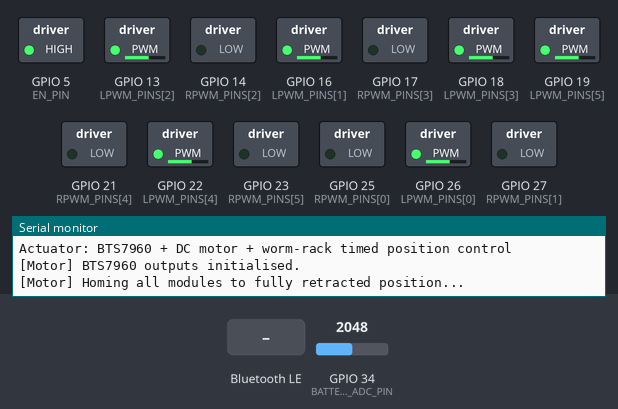
Bench run of a sketch on a simulated ESP32. Shown: switched loads named in the sketch (green lamp = pin HIGH), the last lines printed to the serial monitor. The inputs (shaded band) are chosen by the test bench; at power-on: GPIO 34 (BATTERY_ADC_PIN) = 2048. Nothing arrives over Bluetooth unless stated; a phone connects over Bluetooth LE 3 s after start.

Above: at 0.3 s.
At 3.3 s:
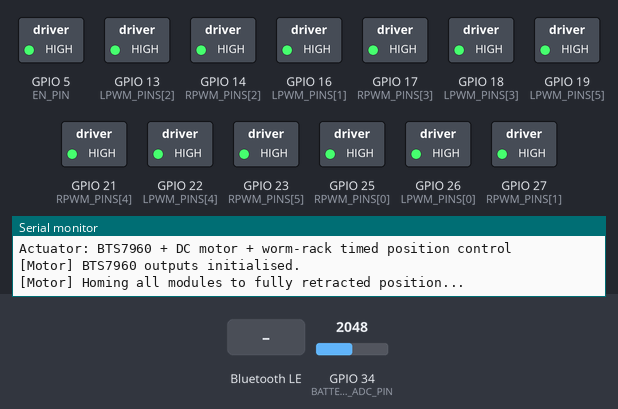
At 4.6 s:
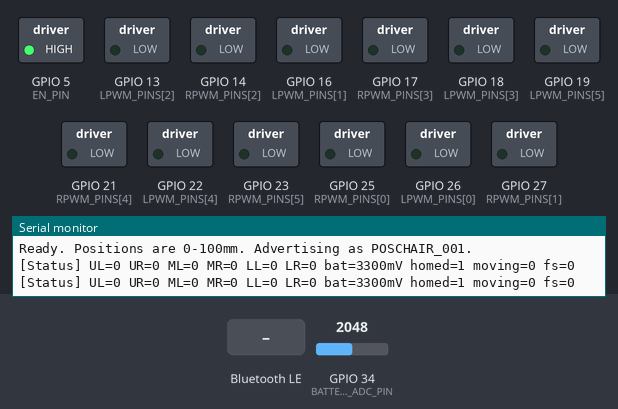
4.7 s: Bluetooth LE write "1" received
Timing chart, 0 to 7.7 s (numbered marks = the images above; inputs shaded):
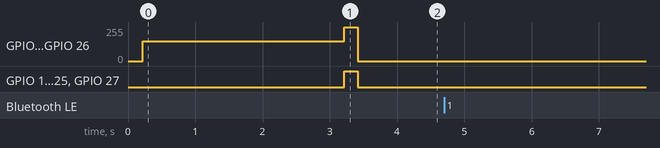

The sketch:

poschair_firmware.ino
```cpp
// PosChair Firmware v3 - ESP32 DevKit V1
// 6 custom worm-rack actuators in 2x3 paraspinal grid.
// Drivers: 6x BTS7960 H-bridges, one DC geared motor per module.
//
// Board: ESP32 Dev Module
// CPU Frequency: 240MHz
// Library: NimBLE-Arduino

#include "config.h"
#include "protocol.h"
#include "motor_controller.h"
#include "ble_manager.h"

MotorController motors;
unsigned long lastStatusMs = 0;
bool failsafeActive = false;

uint16_t readBatteryMv() {
  int raw = analogRead(BATTERY_ADC_PIN);
  return (uint16_t)((raw / (float)BATTERY_ADC_MAX) * BATTERY_REF_MV * BATTERY_DIVIDER);
}

void setup() {
  Serial.begin(115200);
  delay(200);
  Serial.println("\n=== PosChair v3 Firmware Starting ===");
  Serial.println("Layout: UL=M0 UR=M1 ML=M2 MR=M3 LL=M4 LR=M5");
  Serial.println("Actuator: BTS7960 + DC motor + worm-rack timed position control");

  motors.begin();
  motors.homeAll();
  bleManager.begin(&motors);

  Serial.println("Ready. Positions are 0-100mm. Advertising as " BLE_DEVICE_NAME ".");
}

void loop() {
  motors.update();

  const bool timedOut = (millis() - bleManager.lastValidPacketMs() > FAILSAFE_TIMEOUT_MS);
  if (timedOut && !failsafeActive) {
    Serial.println("WARNING: BLE timeout - retracting all modules to 0mm");
    failsafeActive = true;
    for (int i = 0; i < NUM_MODULES; i++) motors.setTarget(i, 0);
  }
  if (!timedOut) failsafeActive = false;

  if (millis() - lastStatusMs > STATUS_INTERVAL_MS) {
    lastStatusMs = millis();
    const uint16_t batteryMv = readBatteryMv();
    bleManager.sendStatus(failsafeActive, batteryMv);

    Serial.printf("[Status] UL=%d UR=%d ML=%d MR=%d LL=%d LR=%d bat=%dmV homed=%d moving=%d fs=%d\n",
      motors.getCurrentPosition(0), motors.getCurrentPosition(1),
      motors.getCurrentPosition(2), motors.getCurrentPosition(3),
      motors.getCurrentPosition(4), motors.getCurrentPosition(5),
      batteryMv, motors.isHomingComplete(), motors.isAnyMoving(), failsafeActive);
  }
}
```

ble_manager.cpp
```cpp
#include "ble_manager.h"

BLEManager bleManager;

class ServerCallbacks : public NimBLEServerCallbacks {
  void onConnect(NimBLEServer* server, NimBLEConnInfo& connInfo) override {
    Serial.println("[BLE] Client connected");
  }

  void onDisconnect(NimBLEServer* server, NimBLEConnInfo& connInfo, int reason) override {
    Serial.println("[BLE] Client disconnected - restarting advertising");
    NimBLEDevice::getAdvertising()->start();
  }
};

static unsigned long* gLastPacketMs = nullptr;
static void markPacketReceived() {
  if (gLastPacketMs) *gLastPacketMs = millis();
}

class CommandCallbacks : public NimBLECharacteristicCallbacks {
  void onWrite(NimBLECharacteristic* characteristic, NimBLEConnInfo& connInfo) override {
    std::string value = characteristic->getValue();
    CommandPacket packet;

    if (!parseCommand((const uint8_t*)value.data(), value.length(), packet)) {
      Serial.println("[BLE] Bad command packet - dropped");
      return;
    }

    for (int i = 0; i < NUM_MODULES; i++) {
      bleManager._controller->setTarget(i, packet.positions[i]);
    }
    markPacketReceived();
  }
};

void BLEManager::begin(MotorController* controller) {
  _controller = controller;
  _lastPacketMs = millis();
  gLastPacketMs = &_lastPacketMs;

  NimBLEDevice::init(BLE_DEVICE_NAME);
  _server = NimBLEDevice::createServer();
  _server->setCallbacks(new ServerCallbacks());

  NimBLEService* service = _server->createService(SERVICE_UUID);

  NimBLECharacteristic* commandChar = service->createCharacteristic(
    COMMAND_CHAR_UUID,
    NIMBLE_PROPERTY::WRITE | NIMBLE_PROPERTY::WRITE_NR
  );
  commandChar->setCallbacks(new CommandCallbacks());

  _statusChar = service->createCharacteristic(
    STATUS_CHAR_UUID,
    NIMBLE_PROPERTY::NOTIFY
  );

  service->start();
  NimBLEDevice::getAdvertising()->addServiceUUID(SERVICE_UUID);
  NimBLEDevice::getAdvertising()->start();
  Serial.println("[BLE] Advertising as " BLE_DEVICE_NAME);
}

bool BLEManager::isConnected() const {
  return _server && _server->getConnectedCount() > 0;
}

void BLEManager::sendStatus(bool failsafeActive, uint16_t batteryMv) {
  if (!_statusChar || !_controller) return;

  uint8_t flags = 0x01;
  if (failsafeActive) flags |= 0x02;
  if (_controller->isHomingComplete()) flags |= 0x04;
  if (_controller->isAnyMoving()) flags |= 0x08;

  uint8_t payload[STATUS_PACKET_SIZE] = {0};
  payload[0] = STATUS_HEADER;
  payload[1] = flags;
  payload[2] = (batteryMv >> 8) & 0xFF;
  payload[3] = batteryMv & 0xFF;
  for (int i = 0; i < NUM_MODULES; i++) {
    payload[4 + i] = _controller->getCurrentPosition(i);
  }

  _statusChar->setValue(payload, STATUS_PACKET_SIZE);
  _statusChar->notify();
}
```

ble_manager.h
```cpp
#pragma once
#include <NimBLEDevice.h>
#include "config.h"
#include "protocol.h"
#include "motor_controller.h"

class BLEManager {
public:
  void begin(MotorController* controller);
  void sendStatus(bool failsafeActive, uint16_t batteryMv = 0);
  unsigned long lastValidPacketMs() const { return _lastPacketMs; }
  bool isConnected() const;

  MotorController* _controller = nullptr;

private:
  NimBLECharacteristic* _statusChar = nullptr;
  NimBLEServer* _server = nullptr;
  unsigned long _lastPacketMs = 0;
};

extern BLEManager bleManager;
```

motor_controller.cpp
```cpp
#include "motor_controller.h"

void MotorController::begin() {
  pinMode(EN_PIN, OUTPUT);
  digitalWrite(EN_PIN, HIGH);

  for (int i = 0; i < NUM_MODULES; i++) {
    ledcAttach(RPWM_PINS[i], MOTOR_PWM_FREQ, MOTOR_PWM_RES);
    ledcAttach(LPWM_PINS[i], MOTOR_PWM_FREQ, MOTOR_PWM_RES);
    _stop(i);
    _currentPos[i] = 0;
    _targetPos[i] = 0;
    _state[i] = MotorState::IDLE;
  }

  Serial.println("[Motor] BTS7960 outputs initialised.");
}

void MotorController::homeAll() {
  Serial.println("[Motor] Homing all modules to fully retracted position...");
  _homingDone = false;

  for (int i = 0; i < NUM_MODULES; i++) {
    _state[i] = MotorState::HOMING;
    _driveIn(i, MOTOR_PWM_HOMING);
  }

  delay(HOMING_TIMEOUT_MS);

  for (int i = 0; i < NUM_MODULES; i++) {
    _brake(i);
  }
  delay(HOMING_EXTRA_MS);

  for (int i = 0; i < NUM_MODULES; i++) {
    _stop(i);
    _currentPos[i] = 0;
    _targetPos[i] = 0;
    _state[i] = MotorState::IDLE;
  }

  _homingDone = true;
  Serial.println("[Motor] Homing complete. All positions zeroed.");
}

void MotorController::setTarget(int idx, uint8_t position) {
  if (idx < 0 || idx >= NUM_MODULES) return;
  if (position > MAX_POSITION_MM) position = MAX_POSITION_MM;

  if (abs((int)position - (int)_targetPos[idx]) < MIN_POSITION_CHANGE) return;

  _targetPos[idx] = position;
  _moveDurationMs[idx] = _durationForDelta(_currentPos[idx], _targetPos[idx]);
  _moveStartMs[idx] = millis();

  if (_moveDurationMs[idx] == 0 || _currentPos[idx] == _targetPos[idx]) {
    _stop(idx);
    _currentPos[idx] = _targetPos[idx];
    _state[idx] = MotorState::IDLE;
    return;
  }

  if (_targetPos[idx] > _currentPos[idx]) {
    _state[idx] = MotorState::MOVING_OUT;
    _driveOut(idx, MOTOR_PWM_NORMAL);
  } else {
    _state[idx] = MotorState::MOVING_IN;
    _driveIn(idx, MOTOR_PWM_NORMAL);
  }
}

void MotorController::update() {
  const unsigned long now = millis();

  for (int i = 0; i < NUM_MODULES; i++) {
    if (_state[i] != MotorState::MOVING_OUT && _state[i] != MotorState::MOVING_IN) continue;

    const unsigned long elapsed = now - _moveStartMs[i];
    if (elapsed >= _moveDurationMs[i]) {
      _stop(i);
      _currentPos[i] = _targetPos[i];
      _state[i] = MotorState::IDLE;
    }
  }
}

uint8_t MotorController::getCurrentPosition(int idx) const {
  if (idx < 0 || idx >= NUM_MODULES) return 0;
  return _currentPos[idx];
}

bool MotorController::isAnyMoving() const {
  for (int i = 0; i < NUM_MODULES; i++) {
    if (_state[i] != MotorState::IDLE) return true;
  }
  return false;
}

void MotorController::stopAll() {
  for (int i = 0; i < NUM_MODULES; i++) {
    _stop(i);
    _targetPos[i] = _currentPos[i];
    _state[i] = MotorState::IDLE;
  }
}

void MotorController::_driveOut(int idx, uint8_t pwm) {
  ledcWrite(RPWM_PINS[idx], pwm);
  ledcWrite(LPWM_PINS[idx], 0);
}

void MotorController::_driveIn(int idx, uint8_t pwm) {
  ledcWrite(RPWM_PINS[idx], 0);
  ledcWrite(LPWM_PINS[idx], pwm);
}

void MotorController::_stop(int idx) {
  ledcWrite(RPWM_PINS[idx], 0);
  ledcWrite(LPWM_PINS[idx], 0);
}

void MotorController::_brake(int idx) {
  ledcWrite(RPWM_PINS[idx], 255);
  ledcWrite(LPWM_PINS[idx], 255);
}

unsigned long MotorController::_durationForDelta(uint8_t fromPos, uint8_t toPos) const {
  const float deltaMm = abs((int)toPos - (int)fromPos) * POSITION_UNIT_TO_MM;
  if (MOTOR_SPEED_MM_PER_MS <= 0.0f) return 0;
  return (unsigned long)(deltaMm / MOTOR_SPEED_MM_PER_MS);
}
```

motor_controller.h
```cpp
#pragma once
#include <Arduino.h>
#include "config.h"

enum class MotorState { IDLE, MOVING_OUT, MOVING_IN, HOMING };

class MotorController {
public:
  void begin();
  void homeAll();
  void setTarget(int idx, uint8_t position);
  void update();
  uint8_t getCurrentPosition(int idx) const;
  bool isAnyMoving() const;
  bool isHomingComplete() const { return _homingDone; }
  void stopAll();

private:
  uint8_t _currentPos[NUM_MODULES] = {0, 0, 0, 0, 0, 0};
  uint8_t _targetPos[NUM_MODULES] = {0, 0, 0, 0, 0, 0};
  MotorState _state[NUM_MODULES] = {
    MotorState::IDLE, MotorState::IDLE, MotorState::IDLE,
    MotorState::IDLE, MotorState::IDLE, MotorState::IDLE
  };
  unsigned long _moveStartMs[NUM_MODULES] = {0, 0, 0, 0, 0, 0};
  unsigned long _moveDurationMs[NUM_MODULES] = {0, 0, 0, 0, 0, 0};
  bool _homingDone = false;

  void _driveOut(int idx, uint8_t pwm);
  void _driveIn(int idx, uint8_t pwm);
  void _stop(int idx);
  void _brake(int idx);
  unsigned long _durationForDelta(uint8_t fromPos, uint8_t toPos) const;
};
```

protocol.h
```cpp
#pragma once
#include <Arduino.h>

// Command packet (app -> ESP32), 8 bytes:
// [0] 0xA5
// [1..6] UL, UR, ML, MR, LL, LR positions, each 0-100mm
// [7] XOR checksum of bytes [0..6]
#define CMD_HEADER 0xA5
#define CMD_PACKET_SIZE 8

struct CommandPacket {
  uint8_t header;
  uint8_t positions[6];
  uint8_t checksum;
};

inline uint8_t calcChecksum(uint8_t header, const uint8_t* positions) {
  uint8_t sum = header;
  for (int i = 0; i < 6; i++) sum ^= positions[i];
  return sum;
}

inline bool parseCommand(const uint8_t* data, size_t len, CommandPacket& out) {
  if (len != CMD_PACKET_SIZE) return false;
  if (data[0] != CMD_HEADER) return false;
  if (data[7] != calcChecksum(data[0], &data[1])) return false;

  out.header = data[0];
  memcpy(out.positions, &data[1], 6);
  out.checksum = data[7];
  return true;
}

// Status packet (ESP32 -> app), 10 bytes:
// [0] 0x5A
// [1] flags: bit0=ok, bit1=failsafe, bit2=homed, bit3=any motor moving
// [2..3] battery voltage in millivolts, big-endian uint16
// [4..9] current UL, UR, ML, MR, LL, LR positions, each 0-100mm
#define STATUS_HEADER 0x5A
#define STATUS_PACKET_SIZE 10
```

config.h
```cpp
#pragma once
#include <Arduino.h>

// Module index map:
// 0=Upper-Left, 1=Upper-Right, 2=Mid-Left, 3=Mid-Right, 4=Lower-Left, 5=Lower-Right
#define NUM_MODULES 6

// BTS7960 PWM pin assignments for ESP32 DevKit V1 (38-pin).
// Avoid GPIO0, GPIO2, GPIO12, and GPIO15 because they are boot-strapping pins.
// Avoid GPIO6-GPIO11 because they are connected to the onboard flash chip.
// RPWM drives rack out, LPWM drives rack in.
const uint8_t RPWM_PINS[NUM_MODULES] = {25, 27, 14, 17, 21, 23};
const uint8_t LPWM_PINS[NUM_MODULES] = {26, 16, 13, 18, 22, 19};

// Shared enable pin. Tie all BTS7960 R_EN and L_EN pins here, HIGH = enabled.
#define EN_PIN 5

// Battery voltage divider input. GPIO34 is input-only and ADC1_CH6.
// Wiring: Battery+ -> R1 100k -> GPIO34 -> R2 100k -> GND.
#define BATTERY_ADC_PIN 34
#define BATTERY_ADC_MAX 4095
#define BATTERY_REF_MV 3300
#define BATTERY_DIVIDER 2.0f

// Motor PWM settings for ESP32 Arduino core v3 ledcAttach/ledcWrite API.
#define MOTOR_PWM_NORMAL 200
#define MOTOR_PWM_HOMING 150
#define MOTOR_PWM_FREQ 5000
#define MOTOR_PWM_RES 8

// Timed position model: position unit 0-100 maps to 0-100mm extension.
#define MOTOR_SPEED_MM_PER_MS 0.075f
#define MAX_POSITION_MM 100
#define POSITION_UNIT_TO_MM 1.0f

// Homing and safety.
#define HOMING_TIMEOUT_MS 3000
#define HOMING_EXTRA_MS 200
#define FAILSAFE_TIMEOUT_MS 2000
#define MIN_POSITION_CHANGE 3

// BLE UUIDs. Must match app/frontend/src/bleManager.ts exactly.
#define BLE_DEVICE_NAME "POSCHAIR_001"
#define SERVICE_UUID "a1b2c3d4-0001-4b5c-8d6e-1f2a3b4c5d6e"
#define COMMAND_CHAR_UUID "a1b2c3d4-0002-4b5c-8d6e-1f2a3b4c5d6e"
#define STATUS_CHAR_UUID "a1b2c3d4-0003-4b5c-8d6e-1f2a3b4c5d6e"

#define STATUS_INTERVAL_MS 1000
```
